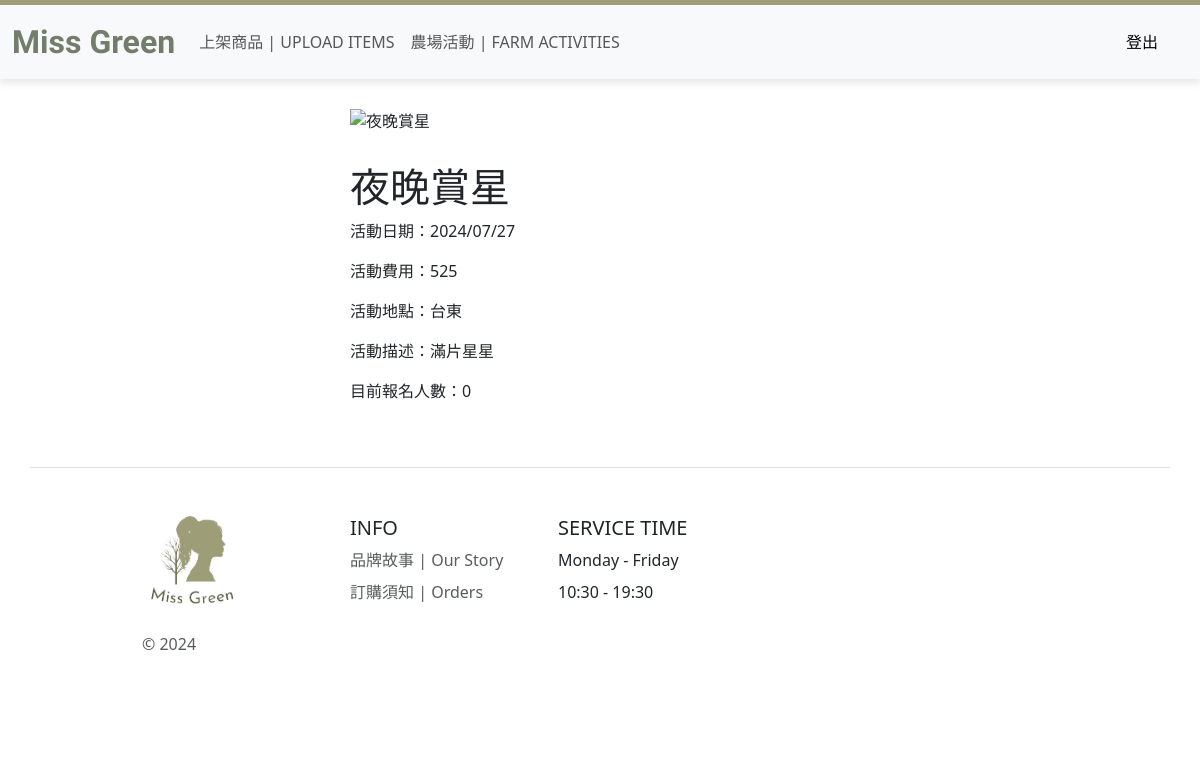
Before: /ActivityDetail?activity_id=9 with the older database file.
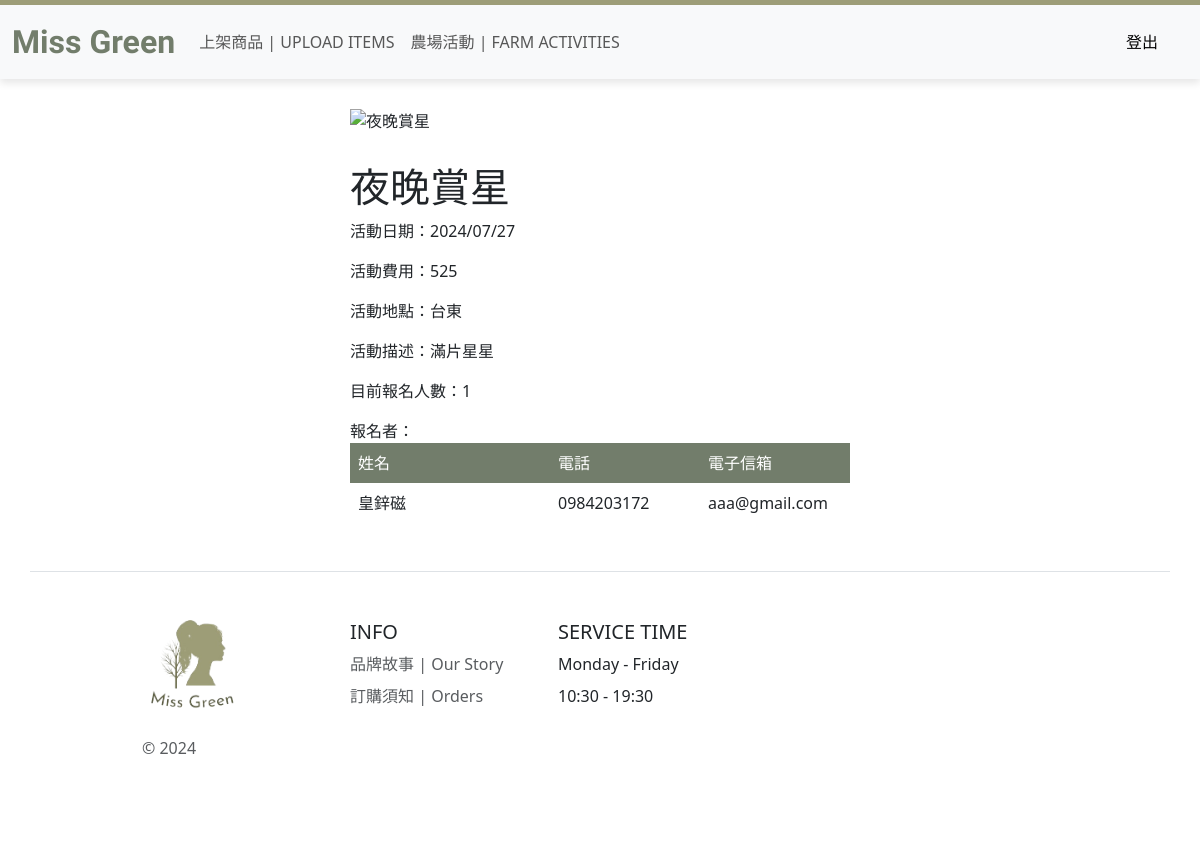
After: the same page with the newer database file.
### myproject/models.py (models this page shows)
class Activities_reg_rec(UserMixin, db.Model):
    __tablename__ = 'activities_reg_rec'
    id = db.Column(db.Integer, primary_key = True)
    activities_member_name = db.Column(db.String(32), nullable = False)
    activities_member_phone = db.Column(db.String(32), nullable = False)
    activities_member_email = db.Column(db.String(32), nullable = False)
    user_id = db.Column(db.Integer, db.ForeignKey('users.id'))
    activity_id = db.Column(db.Integer, db.ForeignKey('activities.id'))
    activity = relationship("Activity")

### main.py (the view)
@app.route('/ActivityDetail', methods=['GET'])
def activityDetail():
    activity_id = request.args.get('activity_id')
    if activity_id:
        activity = Activity.query.filter_by(id =activity_id).first()
        if activity:
            try:
                activity_reg_data = Activities_reg_rec.query.filter_by(activity_id=activity_id).all()
                print(activity_reg_data)
                return render_template('ActivityDetail.html', activity=activity, activity_reg_data=activity_reg_data)
            except IntegrityError as e:
                db.session.rollback()
                print(f"Database error: {str(e)}")
                return "An error occurred while querying the database", 500
    return "Activity not found", 404

### templates/ActivityDetail.html (shortened to what this page needs)
<!DOCTYPE html>
<html lang="en">
  <head>
    <link rel="stylesheet" href="static/MissGreen.css" />
    <link
      href="https://cdn.jsdelivr.net/npm/bootstrap@5.3.3/dist/css/bootstrap.min.css"
      rel="stylesheet"
    />
  </head>
  <body>
    <nav
      class="navbar navbar-expand-lg bg-body-tertiary sticky-top green-border-top"
    >
      <div class="container-fluid">
        <a class="navbar-brand" href="/">Miss Green</a>
        <div class="collapse navbar-collapse" id="navbarNavDropdown">
          <ul class="navbar-nav">
            <li class="nav-item">
              <a class="nav-link" href="/Upload">上架商品 | UPLOAD ITEMS</a>
            </li>
            <li class="nav-item">
              <a class="nav-link" href="/Add_activities"
                >農場活動 | FARM ACTIVITIES</a
              >
            </li>
          </ul>
        </div>
        <a class="logout" href="{{url_for('logout')}}">登出</a>
      </div>
    </nav>
    <div
      class="activity-wrapper"
      style="display: flex; justify-content: center"
    >
      <div class="activity-container" style="text-align: left">
        <img
          src="{{ activity.image_url }}"
          alt="{{ activity.name }}"
          class="activity-image"
          style="display: block; width: 500px; margin-top: 30px"
        />
        <div class="activity-detail">
          <h1 style="margin-top: 30px">{{ activity.name }}</h1>
          <p class="activity-notice">
            活動日期：{{ activity.event_date.strftime('%Y/%m/%d') }}
          </p>
          <p class="activity-notice">活動費用：{{ activity.fee}}</p>
          <p class="activity-notice">活動地點：{{ activity.location }}</p>
          <p class="activity-notice">活動描述：{{ activity.description }}</p>
          <p class="quantity-label">目前報名人數：{{ activity_reg_data|length }}</p>
        </div>
        {% if activity_reg_data %}
          <div>報名者：</div>
        <div class="activity_member">
          <table>
              <thead>
                  <tr>
                      <th>姓名</th>
                      <th>電話</th>
                      <th>電子信箱</th>
                  </tr>
              </thead>
              <tbody>
                  {% for reg_data in activity_reg_data %}
                  <tr>
                      <td>{{ reg_data.activities_member_name }}</td>
                      <td>{{ reg_data.activities_member_phone }}</td>
                      <td>{{ reg_data.activities_member_email }}</td>
                  </tr>
                  {% endfor %}
              </tbody>
          </table>
      </div>
      {% endif %}
      </div>
    </div>
    <div class="container">
      <footer
        class="row row-cols-1 row-cols-sm-2 row-cols-md-5 py-5 my-5 border-top"
      >
        <div class="col mb-3">
          <a
            href="/"
            class="d-flex align-items-center mb-3 link-body-emphasis text-decoration-none"
          >
            <img
              src="static/resources/專題提案_第1組__1_-removebg-preview.png"
              alt="Logo"
              width="100"
              height="100"
            />
            <svg class="bi me-2" width="40" height="32">
              <use xlink:href="#bootstrap" />
            </svg>
          </a>
          <p class="text-body-secondary">&copy; 2024</p>
        </div>
        <div class="col mb-2">
          <h5>INFO</h5>
          <ul class="nav flex-column">
            <li class="nav-item mb-2">
              <a href="#" class="nav-link p-0 text-body-secondary"
                >品牌故事 | Our Story</a
              >
            </li>
            <li class="nav-item mb-2">
              <a href="#" class="nav-link p-0 text-body-secondary"
                >訂購須知 | Orders</a
              >
            </li>
          </ul>
        </div>
        <div class="col mb-2">
          <h5>SERVICE TIME</h5>
          <ul class="nav flex-column">
            <li class="nav-item mb-2 service-time">Monday - Friday</li>
            <li class="nav-item mb-2 service-time">10:30 - 19:30</li>
          </ul>
        </div>
      </footer>
    </div>
  </body>
</html>

Changed rows visible on the page:
added Activities_reg_rec: activities_member_name "皇鋅磁", activities_member_phone "0984203172", activities_member_email "aaa@gmail.com"
Other visible differences:
{{ activity_reg_data|length }}: "0" → "1"
text now shown: "報名者： 姓名 電話 電子信箱"
